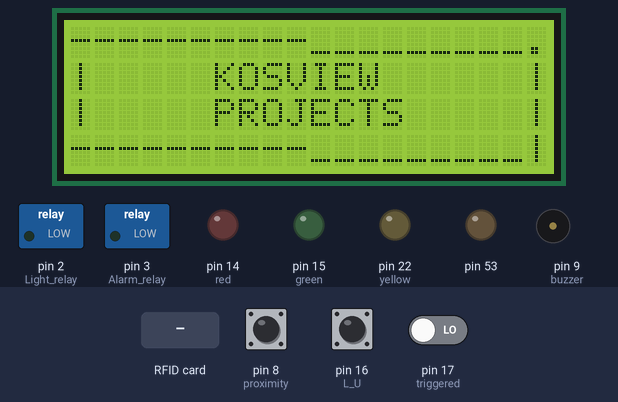
Bench run of a sketch on a simulated Arduino Mega 2560, built with avr-gcc and run on an emulated ATmega2560. Shown: 20×4 character LCD, switched loads named in the sketch (green lamp = pin HIGH), output pins drawn as LEDs (lit = HIGH), buzzer (waves = sounding, pin HIGH). Dashed ring = blinking. Inputs (shaded band) come from the test bench; at power-on: pin 16 (L_U) HIGH, pin 8 (proximity) HIGH, pin 17 (triggered) LOW. The local clock reads 2024-03-15 10:24:30 at power-on unless the sketch sets it; what the sketch prints to the serial monitor is not drawn.

Above: at 2.7 s.
At 16.2 s:
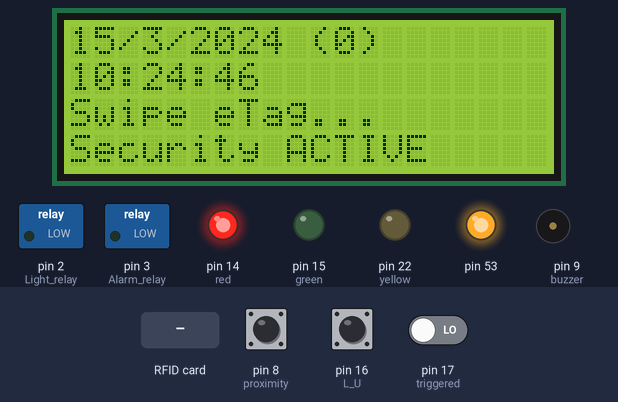
16.3 s: RFID card 5E 7A 19 C4 held to the reader
At 16.56 s:
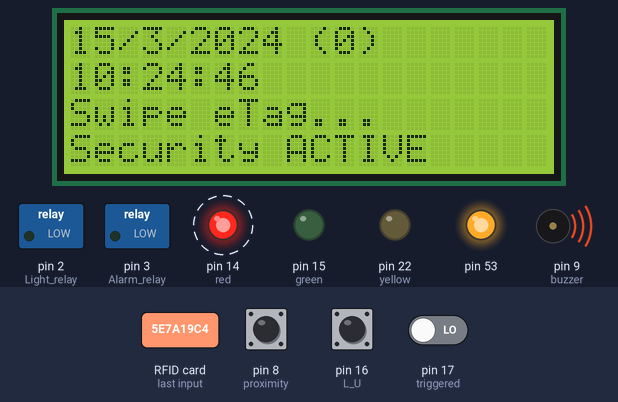
18.1 s: pin 16 (L_U) pulled LOW for 0.15 s
At 18.5 s:
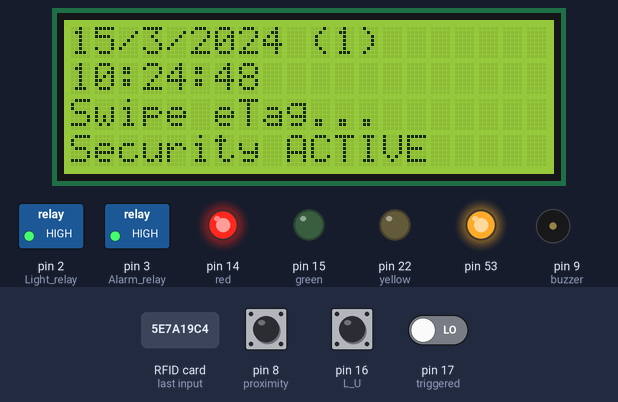
Timing chart, 0 to 27.2 s (numbered marks = the images above; inputs shaded):
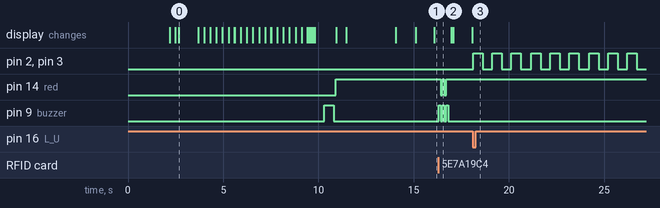

Measured:
- after the input at 16.3 s, pin 14 (red): alternates HIGH for 0.10 s and LOW for 0.10 s, 4 changes in all, then stays HIGH, starting after 0.11 s; pin 9 (buzzer): alternates HIGH for 0.10 s and LOW for 0.10 s, 6 changes in all, then stays LOW, starting at once
- after the input at 18.1 s, pin 2 (Light_relay), pin 3 (Alarm_relay): alternates HIGH for 0.50 s and LOW for 0.50 s, starting at once
- what the display in image 0 shows lasts 1.0 s, from 2.7 s to 3.7 s

The sketch:

Home_security_UNIT_A.ino
```cpp
/* Typical pin layout used:
   -----------------------------------------------------------------------------------------
               MFRC522      Arduino       Arduino   Arduino    Arduino          Arduino
               Reader/PCD   Uno/101       Mega      Nano v3    Leonardo/Micro   Pro Micro
   Signal      Pin          Pin           Pin       Pin        Pin              Pin
   -----------------------------------------------------------------------------------------
   RST/Reset   RST          9             5         D9         RESET/ICSP-5     RST
   SPI SS      SDA(SS)      10            53        D10        10               10
   SPI MOSI    MOSI         11 / ICSP-4   51        D11        ICSP-4           16
   SPI MISO    MISO         12 / ICSP-1   50        D12        ICSP-1           14
   SPI SCK     SCK          13 / ICSP-3   52        D13        ICSP-3           15
*/

#include <MFRC522.h>
#include <SPI.h>
#include <Wire.h>
#include <LiquidCrystal_I2C.h>
#include <virtuabotixRTC.h>
virtuabotixRTC myRTC(5, 4, 6);

int  pos = 0; // This is for kosview intro

LiquidCrystal_I2C lcd(0x3F  , 20, 4); // set the LCD address to 0x3F for a 16 chars and 2 line display

/// below contains initialization of some characters.
byte f1[8] = {
  0b11111,
  0b11111,
  0b01110,
  0b00100,
  0b01010,
  0b10001,
  0b10001,
  0b11111
};
byte f2[8] = {
  0b11111,
  0b11011,
  0b01110,
  0b00100,
  0b01010,
  0b10001,
  0b10101,
  0b11111
};
byte f3[8] = {
  0b11111,
  0b10001,
  0b01110,
  0b00100,
  0b01010,
  0b10001,
  0b11111,
  0b11111
};
byte f4[8] = {
  0b11111,
  0b10001,
  0b01110,
  0b00100,
  0b01010,
  0b10101,
  0b11111,
  0b11111
};
byte f5[8] = {
  0b11111,
  0b10001,
  0b01010,
  0b00100,
  0b01010,
  0b11111,
  0b11111,
  0b11111
};
byte f6[8] = {
  0b11111,
  0b10001,
  0b01010,
  0b00000,
  0b01110,
  0b11111,
  0b11111,
  0b11111
};


#define SS_PIN 10
#define RST_PIN 17
#define L_U 16
#define triggered 17
#define red 14
#define proximity 8
#define green 15
#define yellow 22
#define buzzer 9
//#define Alarm_parity 17
#define Door_dev_parity 16
#define Alarm_relay 3
#define Light_relay 2
//NB LOCK_UNLOCK IS INDICATED BY THE GREEN LED

int backlighttime = 0;
int Security_status = 0;
int state = 0;
bool too_many_tries = false;
int seconds = 0;
int State = 0;

MFRC522 rfid(SS_PIN, 0); // Instance of the class

MFRC522::MIFARE_Key key;

int code[] = {128, 13, 98, 126}; //This is the stored UID
int codeA[] = {81, 137, 224, 46};//{81, 137, 223, 46};
int codeB[] = {81, 69, 42, 46};
int codeC[] = {70, 82, 142, 141};
int codeD[] = {118, 203, 140, 141};
int codeRead = 0;
String uidString;
String star = "";


bool send_sms_for_alarm = true;
int counter  = 0;
String s_tate = "";


void setup() {
  lcd.init();
  // Print a message to the LCD.
  lcd.backlight();
  lcd.setCursor(0, 0);
  lcd.createChar(0, f1);
  lcd.createChar(1, f2);
  lcd.createChar(2, f3);
  lcd.createChar(3, f4);
  lcd.createChar(4, f5);
  lcd.createChar(5, f6);
  lcd.setCursor(0, 0);


  kosviewintro();
  checkinglcdloading();
  pinMode (proximity, INPUT);
  pinMode(red, OUTPUT);
  pinMode(yellow, OUTPUT);
  pinMode(green, OUTPUT);
  pinMode(buzzer, OUTPUT);
  pinMode(L_U, OUTPUT);
  pinMode(triggered, INPUT);
  //  pinMode(Alarm_parity, INPUT);
  pinMode(Door_dev_parity, INPUT);
  pinMode(Alarm_relay, OUTPUT);
  pinMode(Light_relay, OUTPUT);


  Serial.begin(9600);


  SPI.begin(); // Init SPI bus
  rfid.PCD_Init(); // Init MFRC522
  lcd.clear();
  lcd.setCursor(0, 0);
  lcd.print("EJIMONU ");
  delay(100);
  lcd.setCursor(4, 1);
  lcd.print("RESIDENCE");
  delay(100);
  lcd.setCursor(5, 2);
  lcd.print("HOME SECURITY");
  delay(100);
  lcd.setCursor(13, 3);
  lcd.print("SYSTEM");
  delay(500);
  lock();
  //delay (2000);
  Lcd_default();
  delay (1000);
}

void loop() {
  myRTC.updateTime();

  if (digitalRead(proximity)==0)
  {
    lcd.backlight();
    backlighttime = 0;
  }

  if (myRTC.seconds > seconds)
  {
    lcd.clear();
    Lcd_default();
    backlighttime++;
    if (backlighttime > 10)
    {
      lcd.noBacklight();
    }
  }
  if (seconds == 59 && myRTC.seconds == 0)
  {
    lcd.clear();
    Lcd_default();
  }

  if ((myRTC.hours == 00) && (myRTC.minutes == 02) && (myRTC.seconds > 47) && (myRTC.seconds > seconds))
  {
    digitalWrite(buzzer, HIGH);
    delay (100);
    digitalWrite(buzzer, LOW);
    delay (100);


    if ((myRTC.seconds == 59))
    {
      lock();
    }

  }
  seconds = myRTC.seconds;
  digitalWrite (L_U, Security_status);
  if ((myRTC.hours > 18) || (myRTC.hours > -1 && myRTC.hours < 7 ) )
  {
    digitalWrite (Light_relay, HIGH);
  }
  else
  {
    digitalWrite (Light_relay, LOW);
  }


  check_parity();
  check_if_triggered();


  readRFID();

}

void check_parity()
{
  int parity = /*digitalRead(Alarm_parity) +*/ digitalRead(Door_dev_parity);
  if (digitalRead(Door_dev_parity) == LOW)
  {
    raise_alarm();
  }

}

void check_if_triggered()
{
  int trig = digitalRead(triggered);
  if ((trig == HIGH) )//&& (Security_status == 1))
  {
    raise_alarm();
  }
}

void raise_alarm()
{
  if (send_sms_for_alarm = true)
  {
    //send sms
    send_sms_for_alarm = false;
  }
  int temp = Security_status;
  digitalWrite (Alarm_relay, HIGH);
  digitalWrite (Light_relay, HIGH);
  delay (500);
  digitalWrite (Alarm_relay, LOW);
  digitalWrite (Light_relay, LOW);
  delay (500);
  digitalWrite (Alarm_relay, HIGH);
  digitalWrite (Light_relay, HIGH);
  delay (500);
  digitalWrite (Alarm_relay, LOW);
  digitalWrite (Light_relay, LOW);
  delay (500);
  digitalWrite (Alarm_relay, HIGH);
  digitalWrite (Light_relay, HIGH);
  delay (500);
  digitalWrite (Alarm_relay, LOW);
  digitalWrite (Light_relay, LOW);
  delay (300);

  readRFID();

  delay (200);
  if (temp == Security_status)
  {

    readRFID();

    if (temp == Security_status)
    {
      raise_alarm();
    }
  }


}

void readRFID()
{

  if (  rfid.PICC_IsNewCardPresent())
  {
    lcd.backlight();
    backlighttime = 0;
    rfid.PICC_ReadCardSerial();
    Serial.print(F("\nPICC type: "));
    MFRC522::PICC_Type piccType = rfid.PICC_GetType(rfid.uid.sak);
    Serial.println(rfid.PICC_GetTypeName(piccType));

    // Check is the PICC of Classic MIFARE type
    if (piccType != MFRC522::PICC_TYPE_MIFARE_MINI &&
        piccType != MFRC522::PICC_TYPE_MIFARE_1K &&
        piccType != MFRC522::PICC_TYPE_MIFARE_4K) {
      Serial.println(F("Your tag is not of type MIFARE Classic."));
      return;
    }

    Serial.println("Scanned PICC's UID:");
    printDec(rfid.uid.uidByte, rfid.uid.size);

    uidString = String(rfid.uid.uidByte[0]) + " " + String(rfid.uid.uidByte[1]) + " " + String(rfid.uid.uidByte[2]) + " " + String(rfid.uid.uidByte[3]);


    int i = 0;
    boolean match = true;
    while (i < rfid.uid.size)
    {
      if ( (!(rfid.uid.uidByte[i] == code[i]))  && (!(rfid.uid.uidByte[i] == codeB[i])) && (!(rfid.uid.uidByte[i] == codeC[i])  )  ) //&& (!(rfid.uid.uidByte[i] == codeA[i]))
      {
        match = false;
      }
      i++;
    }

    if (match)
    {
      Serial.println("\nI know this card!");

      switch (state)
      {
        case 0:
          unlock();
          state = 1;
          break;
        case 1:
          lock();
          state = 0;
          break;

      }
      // delay(3000);

    } else
    {
      //Serial.print(uidString);
      rejectcard();
    }
    rfid.PICC_HaltA();

    // Stop encryption on PCD
    rfid.PCD_StopCrypto1();
  }
}

void printDec(byte * buffer, byte bufferSize) {
  for (byte i = 0; i < bufferSize; i++) {
    Serial.print(buffer[i] < 0x10 ? " 0" : " ");
    Serial.print(buffer[i], DEC);
  }
}
void unlock()
{
  send_sms_for_alarm = true;
  Security_status = 0;
  s_tate = "UNLOCKED";
  too_many_tries = false;
  digitalWrite(buzzer, HIGH);
  delay(100);
  digitalWrite(buzzer, LOW);
  delay(30);
  digitalWrite(green, HIGH);

  digitalWrite(buzzer, HIGH);
  delay(600);
  digitalWrite(buzzer, LOW);
  // delay(100);
  digitalWrite(green, HIGH);

  digitalWrite(red, LOW);
  counter = 0;
  lcd.clear();
  lcd.print("  *****SECURITY****");
  lcd.setCursor(0, 1);
  delay (300);
  lcd.print("****UNLOCKED***");
  delay (1500);
  delay(1000);
  lcd.clear();
  lcd.setCursor(0, 0);
  // lcd.print("    Welcome");

  Lcd_default();
}
void lock()
{
  send_sms_for_alarm = true;
  Security_status = 1;
  s_tate = "Security ACTIVE";
  digitalWrite(buzzer, HIGH);
  delay(500);
  digitalWrite(buzzer, LOW);
  delay(100);
  digitalWrite(red, HIGH);
  digitalWrite(green, LOW);
  if (too_many_tries = false)
  {
    counter = 0;
  }


  lcd.clear();
  lcd.print(" *****SECURITY****");
  lcd.setCursor(0, 1);
  delay (500);
  lcd.print("*****ACTIVATED!****");
  delay (1500);
  delay(1000);
  lcd.clear();
  lcd.setCursor(0, 0);
  // lcd.print("    Welcome");

  Lcd_default();
}

///////////////////////////////////////////////////////////////////////////////////////////////////////////////////////////////////////////////////////////////

void waiting()
{
  digitalWrite(yellow, HIGH);
  delay(50);
  digitalWrite(yellow, LOW);
}
void rejectcard()
{
  digitalWrite(buzzer, HIGH);
  digitalWrite(red, HIGH);
  delay(100);
  Serial.println("\nUnknown Card");

  digitalWrite(buzzer, LOW);
  digitalWrite(red, LOW);
  delay(100);
  digitalWrite(buzzer, HIGH);
  digitalWrite(red, HIGH);
  delay(100);
  digitalWrite(buzzer, LOW);
  digitalWrite(red, LOW);
  delay(100);
  digitalWrite(buzzer, HIGH);
  digitalWrite(red, HIGH);
  delay(100);
  digitalWrite(buzzer, LOW);
  // digitalWrite(red, LOW);
  delay(100);
  counter++;
  lcd.clear();
  Lcd_default();
  if (counter == 3)
  {
    too_many_tries = true;
    lock();


  }
  if (counter == 5)
  {
    too_many_tries = true;
    // lock();
    lcd.clear();
    lcd.print("Too many tries");
    delay (1000);
    lcd.setCursor(3, 2);
    lcd.print("Sending Alert...");
    //send sms
    delay(4000);
    lcd.clear();
    lcd.print("SENT!");
    delay (1000);
    lcd.clear();

  }

  if (counter == 7)
  {

    raise_alarm();
  }
}
void lcdloading()
{
  for (int i = 0; i < 3; i++)
  {
    lcd.setCursor(10, 1);
    lcd.write(10);
    delay (300);
    lcd.clear();
    lcd.setCursor(10, 1);
    lcd.write(1);
    delay (300);
    lcd.clear();
    lcd.setCursor(10, 1);
    lcd.write(2);
    delay (300);
    lcd.clear();
    lcd.setCursor(10, 1);
    lcd.write(3);
    delay (300);
    lcd.clear();
    lcd.setCursor(10, 1);
    lcd.write(4);
    delay (300);
    lcd.clear();
    lcd.setCursor(10, 1);
    lcd.write(5);
    delay (300);
    lcd.clear();
    delay (2);

  }
}
/////////////////////////////////////////////////////
void checkinglcdloading()
{
  for (int i = 0; i < 3; i++)
  {
    lcd.setCursor(1, 0);
    lcd.print("Checking system");
    lcd.setCursor(10, 1);
    lcd.write(10);
    delay (300);
    lcd.clear();
    lcd.setCursor(1, 0);
    lcd.print("Checking system");
    lcd.setCursor(10, 1);
    lcd.write(1);
    delay (300);
    lcd.clear();
    lcd.setCursor(1, 0);
    lcd.print("Checking system");
    lcd.setCursor(10, 1);
    lcd.write(2);
    delay (300);
    lcd.clear();
    lcd.setCursor(1, 0);
    lcd.print("Checking system");
    lcd.setCursor(10, 1);
    lcd.write(3);
    delay (300);
    lcd.clear();
    lcd.setCursor(1, 0);
    lcd.print("Checking system");
    lcd.setCursor(10, 1);
    lcd.write(4);
    delay (300);
    lcd.clear();
    lcd.setCursor(1, 0);
    lcd.print("Checking system");
    lcd.setCursor(10, 1);
    lcd.write(5);
    delay (300);
    lcd.clear();
    delay (2);

  }
}
void kosviewintro()
{
  lcd.clear();
  lcd.setCursor(0, 0);
  lcd.print("----------_________.");
  lcd.setCursor(0, 1);
  lcd.print("|     KOSVIEW      |");
  lcd.setCursor(0, 2);
  lcd.print("|     PROJECTS     |");
  lcd.setCursor(0, 3);
  lcd.print("----------_________|");
  delay (2000);

  do
  {
    lcd.scrollDisplayLeft();
    pos++;
    delay(5);
  }
  while (pos < 40);

  pos = 0;

  do
  {
    lcd.scrollDisplayRight();
    pos++;
    delay(5);
  }
  while (pos < 40);
  delay (1000);
  pos = 0;
  lcd.clear();


}
void Lcd_default()
{

  lcd.clear();
  lcd.setCursor(0, 0);
  lcd.print(myRTC.dayofmonth);
  lcd.print("/");
  lcd.print(myRTC.month);
  lcd.print("/");
  lcd.print(myRTC.year);
  lcd.print(" ");


  lcd.print("(");
  lcd.print(counter);
  lcd.print(")");
  lcd.print(" ");

  lcd.setCursor(0, 1);

  if (myRTC.hours < 10)
  {
    lcd.print("0");
    lcd.print(myRTC.hours);
  }
  else
  {
    lcd.print(myRTC.hours);
  }

  // lcd.print(myRTC.hours);
  lcd.print(":");

  if (myRTC.minutes < 10)
  {
    lcd.print("0");
    lcd.print(myRTC.minutes);
  }
  else
  {
    lcd.print(myRTC.minutes);
  }

  lcd.print(":");

  if (myRTC.seconds < 10)
  {
    lcd.print("0");
    lcd.print(myRTC.seconds);
  }
  else
  {
    lcd.print(myRTC.seconds);
  }


  lcd.setCursor(0, 2);
  lcd.print("Swipe eTag...");
  lcd.setCursor(0, 3);
  lcd.print(s_tate);
}
```
